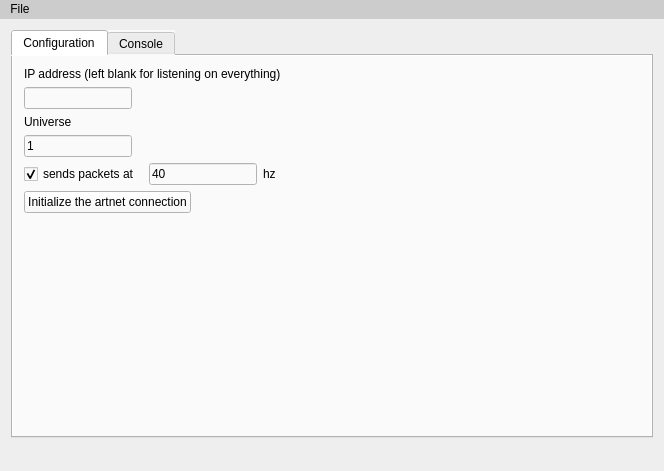
<?xml version="1.0" encoding="UTF-8"?>
<ui version="4.0">
 <class>ArtnetConsole</class>
 <widget class="QMainWindow" name="ArtnetConsole">
  <property name="geometry">
   <rect>
    <x>0</x>
    <y>0</y>
    <width>664</width>
    <height>471</height>
   </rect>
  </property>
  <property name="windowTitle">
   <string>ArtnetConsole</string>
  </property>
  <property name="styleSheet">
   <string notr="true">background-color: #eee;</string>
  </property>
  <widget class="QWidget" name="centralWidget">
   <layout class="QHBoxLayout" name="horizontalLayout">
    <item>
     <widget class="QTabWidget" name="tabWidget">
      <property name="styleSheet">
       <string notr="true">background-color: #fafafa</string>
      </property>
      <property name="currentIndex">
       <number>0</number>
      </property>
      <widget class="QWidget" name="tab">
       <attribute name="title">
        <string>Configuration</string>
       </attribute>
       <layout class="QFormLayout" name="formLayout">
        <item row="0" column="0">
         <widget class="QLabel" name="label">
          <property name="text">
           <string>IP address (left blank for listening on everything)</string>
          </property>
         </widget>
        </item>
        <item row="1" column="0">
         <widget class="QLineEdit" name="ipAddressField"/>
        </item>
        <item row="2" column="0">
         <widget class="QLabel" name="label_2">
          <property name="text">
           <string>Universe</string>
          </property>
         </widget>
        </item>
        <item row="3" column="0">
         <widget class="QLineEdit" name="universeField">
          <property name="text">
           <string>1</string>
          </property>
         </widget>
        </item>
        <item row="4" column="0">
         <layout class="QHBoxLayout" name="horizontalLayout_3">
          <item>
           <widget class="QCheckBox" name="enableSending">
            <property name="text">
             <string>sends packets at </string>
            </property>
            <property name="checked">
             <bool>true</bool>
            </property>
           </widget>
          </item>
          <item>
           <widget class="QLineEdit" name="frequency">
            <property name="text">
             <string>40</string>
            </property>
           </widget>
          </item>
          <item>
           <widget class="QLabel" name="label_3">
            <property name="text">
             <string>hz</string>
            </property>
           </widget>
          </item>
         </layout>
        </item>
        <item row="5" column="0">
         <widget class="QPushButton" name="initButton">
          <property name="text">
           <string>Initialize the artnet connection</string>
          </property>
         </widget>
        </item>
       </layout>
      </widget>
      <widget class="QWidget" name="tab_2">
       <attribute name="title">
        <string>Console</string>
       </attribute>
       <layout class="QHBoxLayout" name="horizontalLayout_4">
        <item>
         <widget class="QScrollArea" name="consoleArea">
          <property name="widgetResizable">
           <bool>true</bool>
          </property>
          <widget class="QWidget" name="scrollAreaWidgetContents">
           <property name="geometry">
            <rect>
             <x>0</x>
             <y>0</y>
             <width>620</width>
             <height>361</height>
            </rect>
           </property>
           <layout class="QHBoxLayout" name="horizontalLayout_6">
            <item>
             <layout class="QHBoxLayout" name="consoleChannels"/>
            </item>
           </layout>
          </widget>
         </widget>
        </item>
       </layout>
      </widget>
     </widget>
    </item>
   </layout>
  </widget>
  <widget class="QMenuBar" name="menuBar">
   <property name="geometry">
    <rect>
     <x>0</x>
     <y>0</y>
     <width>664</width>
     <height>23</height>
    </rect>
   </property>
   <property name="styleSheet">
    <string notr="true">background-color:#ccc;</string>
   </property>
   <widget class="QMenu" name="menuFile">
    <property name="title">
     <string>File</string>
    </property>
    <addaction name="actionQuit"/>
   </widget>
   <addaction name="menuFile"/>
  </widget>
  <widget class="QStatusBar" name="statusBar"/>
  <action name="actionQuit">
   <property name="text">
    <string>Quit</string>
   </property>
  </action>
 </widget>
 <layoutdefault spacing="6" margin="11"/>
 <resources/>
 <connections>
  <connection>
   <sender>actionQuit</sender>
   <signal>triggered()</signal>
   <receiver>ArtnetConsole</receiver>
   <slot>close()</slot>
   <hints>
    <hint type="sourcelabel">
     <x>-1</x>
     <y>-1</y>
    </hint>
    <hint type="destinationlabel">
     <x>331</x>
     <y>235</y>
    </hint>
   </hints>
  </connection>
 </connections>
</ui>
